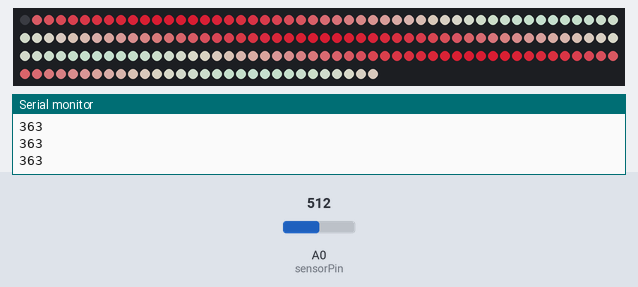
Simulated run of this sketch. Board: Arduino Uno, built with avr-gcc and run on an emulated ATmega328P. On the bench: 180 RGB LEDs in strip order, left to right, continuing on the next row, the last lines printed to the serial monitor. Inputs (shaded band) come from the test bench; at power-on: A0 (sensorPin) = 512. Dim RGB values are drawn brighter than linear; random numbers use the default seed unless the sketch sets one.

Above: at 1.2 s.
1.3 s: A0 (sensorPin) set to 306
At 1.54 s:
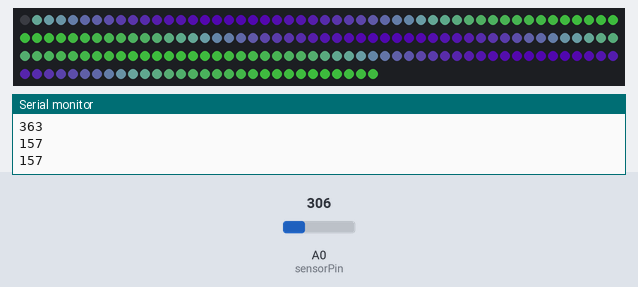
3.2 s: A0 (sensorPin) set to 716
At 3.42 s:
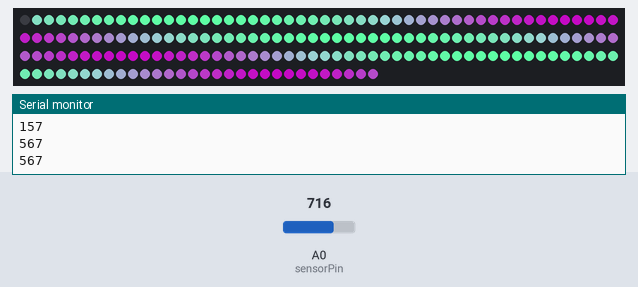
5.2 s: A0 (sensorPin) set to 511
At 5.53 s:
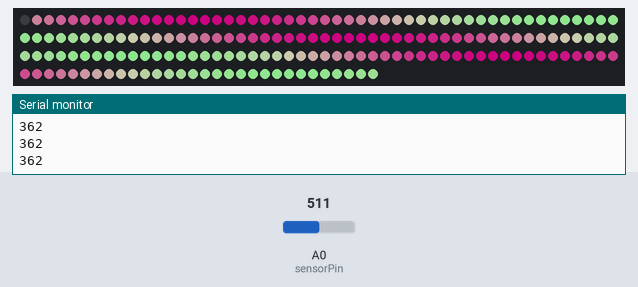
7.2 s: A0 (sensorPin) set to 306
At 7.41 s:
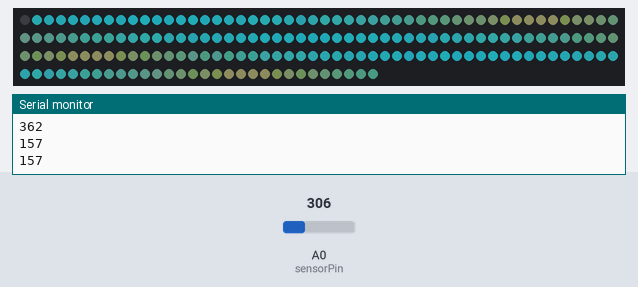
9.6 s: A0 (sensorPin) set to 900
At 10.1 s:
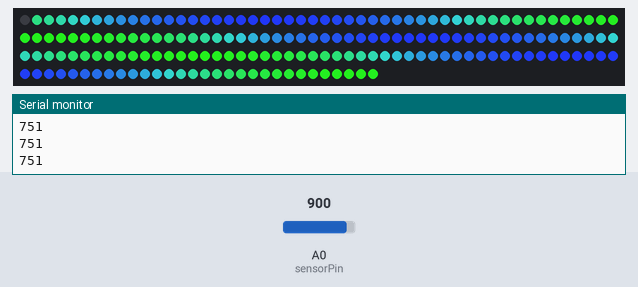
12.0 s: A0 (sensorPin) set to 511
At 12.21 s:
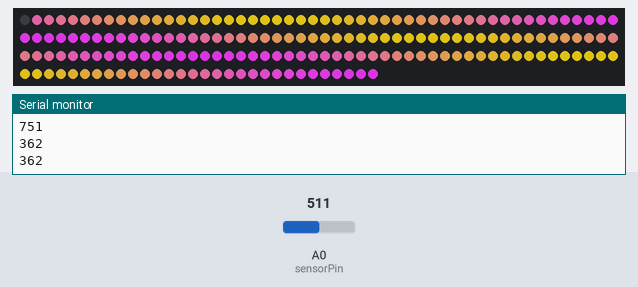

The sketch:

arduino.ino.ino
```cpp
#include "LPD8806.h"
#include "SPI.h"

#define nLEDs  180
int dataPin = 2;
int clockPin = 3;
int LEDColors[nLEDs];
int sensorPin = A0;
LPD8806 strip = LPD8806(nLEDs, dataPin, clockPin);
uint32_t Wheel(uint16_t WheelPos, float scale=1.0f);
void doWaves(float scale);

void setup() {
  memset(LEDColors, 0, sizeof(LEDColors));
  // Start up the LED strip
  strip.begin();
  // Update the strip, to start they are all 'off'
  strip.show();

  Serial.begin(9600);
  doRandomRainbow(0);
}

float brightness = 1;
float t = 0;
bool move = false;
bool autoLight = true;
void loop() {
    int sensorValue = analogRead(sensorPin);
    if(sensorValue < 150.0f)
      sensorValue = 0.0f;
    else
      sensorValue = sensorValue - 149.0f;
    Serial.println(sensorValue, DEC);
    brightness = min(sensorValue/(670.0f-149.0f),1.0f);
    doWaves(brightness);
    static long startTime = millis();
    long elapsedTime = startTime-millis();
    startTime = millis();
    t += 0.0015f*elapsedTime;
}

void doRandomRainbow(float scale)
{
  LEDColors[0] = random();
  for(int i=nLEDs-1;i>0;--i)
  {
    LEDColors[i] = LEDColors[(i- 1)%nLEDs];
    strip.setPixelColor(i, Wheel(LEDColors[i], scale));
  }
  strip.show();
}

void doWaves(float scale)
{
  double s2t = sin(t*2);
  double c2t = cos(t*2);
  double ct = cos(t);
  double st = sin(t);

  for(int i=nLEDs-1;i>0;--i)
  {
    double c = cos(i*0.1f+t);
    double s = sin(1*0.1f+t);
    byte r = (s2t*s+1)/2*128;
    byte g = (c2t*c+1)/2*128;
    byte b = (s2t*c+1)/2*128;
    strip.setPixelColor(i, strip.Color(r*scale,g*scale,b*scale));
  }
  strip.show();
}

void SetPixelColor(int i, uint32_t color)
{
  if(LEDColors[i] != color)
  {
    LEDColors[i] = color;
    strip.setPixelColor(i, LEDColors[i]);
  }
}

uint32_t ScaleColor(uint32_t color, float scale)
{
  byte r = color >> 24;
  byte g = (color & 0xFF0000) >> 16;
  byte b = (color & 0xFF00) >> 8;
  return(strip.Color(r*scale,g*scale,b*scale));
}

uint32_t Wheel(uint16_t WheelPos, float scale)
{
  byte r=0, g=0, b=0;
  switch(WheelPos % 4)
  {
    case 0:
    r = 127;
    break;
    case 1:
    g = 127;
    break;
    case 2:
    b = 127;
    break;
    case 3:
    r = g = b = 127;
    break;
  };
  return(strip.Color(r*scale,g*scale,b*scale));
  switch(WheelPos / 128)
  {

    case 0:
      r = 127 - WheelPos % 128;   //Red down
      g = WheelPos % 128;      // Green up
      b = 0;                  //blue off
      break;
    case 1:
      g = 127 - WheelPos % 128;  //green down
      b = WheelPos % 128;      //blue up
      r = 0;                  //red off
      break;
    case 2:
      b = 127 - WheelPos % 128;  //blue down
      r = WheelPos % 128;      //red up
      g = 0;                  //green off
      break;
  }
  return(strip.Color(r*scale,g*scale,b*scale));
}
```
